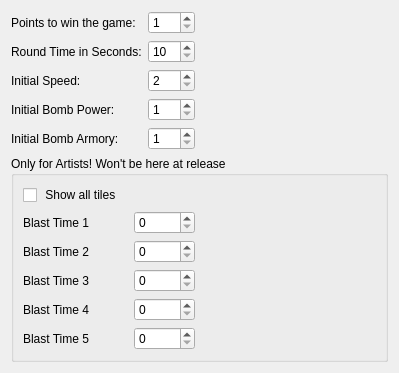
<?xml version="1.0" encoding="UTF-8"?>
<ui version="4.0">
 <class>GeneralSettings</class>
 <widget class="QWidget" name="GeneralSettings">
  <property name="geometry">
   <rect>
    <x>0</x>
    <y>0</y>
    <width>385</width>
    <height>330</height>
   </rect>
  </property>
  <layout class="QGridLayout" name="gridLayout">
   <item row="0" column="0">
    <layout class="QFormLayout" name="formLayout">
     <item row="0" column="0">
      <widget class="QLabel" name="label_2">
       <property name="text">
        <string>Points to win the game:</string>
       </property>
      </widget>
     </item>
     <item row="0" column="1">
      <widget class="QSpinBox" name="kcfg_PointsToWin">
       <property name="minimum">
        <number>1</number>
       </property>
       <property name="maximum">
        <number>20</number>
       </property>
      </widget>
     </item>
     <item row="1" column="0">
      <widget class="QLabel" name="label_3">
       <property name="text">
        <string>Round Time in Seconds:</string>
       </property>
      </widget>
     </item>
     <item row="1" column="1">
      <widget class="QSpinBox" name="kcfg_RoundTime">
       <property name="minimum">
        <number>10</number>
       </property>
       <property name="maximum">
        <number>600</number>
       </property>
      </widget>
     </item>
     <item row="2" column="0">
      <widget class="QLabel" name="label_4">
       <property name="text">
        <string>Initial Speed:</string>
       </property>
      </widget>
     </item>
     <item row="2" column="1">
      <widget class="QSpinBox" name="kcfg_InitialSpeed">
       <property name="minimum">
        <number>2</number>
       </property>
       <property name="maximum">
        <number>10</number>
       </property>
      </widget>
     </item>
     <item row="3" column="0">
      <widget class="QLabel" name="label_5">
       <property name="text">
        <string>Initial Bomb Power:</string>
       </property>
      </widget>
     </item>
     <item row="3" column="1">
      <widget class="QSpinBox" name="kcfg_InitialBombPower">
       <property name="minimum">
        <number>1</number>
       </property>
       <property name="maximum">
        <number>10</number>
       </property>
      </widget>
     </item>
     <item row="4" column="0">
      <widget class="QLabel" name="label_6">
       <property name="text">
        <string>Initial Bomb Armory:</string>
       </property>
      </widget>
     </item>
     <item row="4" column="1">
      <widget class="QSpinBox" name="kcfg_InitialBombArmory">
       <property name="minimum">
        <number>1</number>
       </property>
       <property name="maximum">
        <number>10</number>
       </property>
      </widget>
     </item>
    </layout>
   </item>
   <item row="0" column="1">
    <spacer name="horizontalSpacer">
     <property name="orientation">
      <enum>Qt::Horizontal</enum>
     </property>
     <property name="sizeHint" stdset="0">
      <size>
       <width>0</width>
       <height>20</height>
      </size>
     </property>
    </spacer>
   </item>
   <item row="1" column="0" colspan="2">
    <widget class="QGroupBox" name="groupBox">
     <property name="title">
      <string>Only for Artists! Won't be here at release</string>
     </property>
     <layout class="QGridLayout" name="gridLayout_2">
      <item row="0" column="0">
       <widget class="QCheckBox" name="kcfg_ShowAllTiles">
        <property name="text">
         <string> Show all tiles</string>
        </property>
       </widget>
      </item>
      <item row="2" column="0">
       <widget class="QLabel" name="label_9">
        <property name="text">
         <string>Blast Time 2</string>
        </property>
       </widget>
      </item>
      <item row="5" column="0">
       <widget class="QLabel" name="label_8">
        <property name="text">
         <string>Blast Time 3</string>
        </property>
       </widget>
      </item>
      <item row="5" column="2">
       <widget class="QSpinBox" name="kcfg_BlastTime3">
        <property name="maximum">
         <number>10000</number>
        </property>
       </widget>
      </item>
      <item row="1" column="2">
       <widget class="QSpinBox" name="kcfg_BlastTime1">
        <property name="maximum">
         <number>10000</number>
        </property>
       </widget>
      </item>
      <item row="2" column="2">
       <widget class="QSpinBox" name="kcfg_BlastTime2">
        <property name="maximum">
         <number>10000</number>
        </property>
       </widget>
      </item>
      <item row="2" column="3">
       <spacer name="horizontalSpacer_2">
        <property name="orientation">
         <enum>Qt::Horizontal</enum>
        </property>
        <property name="sizeHint" stdset="0">
         <size>
          <width>40</width>
          <height>20</height>
         </size>
        </property>
       </spacer>
      </item>
      <item row="1" column="0" colspan="2">
       <widget class="QLabel" name="label_7">
        <property name="text">
         <string>Blast Time 1</string>
        </property>
       </widget>
      </item>
      <item row="8" column="0">
       <widget class="QLabel" name="label_10">
        <property name="text">
         <string>Blast Time 5</string>
        </property>
       </widget>
      </item>
      <item row="8" column="2">
       <widget class="QSpinBox" name="kcfg_BlastTime5">
        <property name="maximum">
         <number>10000</number>
        </property>
       </widget>
      </item>
      <item row="6" column="2">
       <widget class="QSpinBox" name="kcfg_BlastTime4">
        <property name="maximum">
         <number>10000</number>
        </property>
       </widget>
      </item>
      <item row="6" column="0">
       <widget class="QLabel" name="label_11">
        <property name="text">
         <string>Blast Time 4</string>
        </property>
       </widget>
      </item>
     </layout>
    </widget>
   </item>
   <item row="2" column="0" colspan="2">
    <spacer name="verticalSpacer">
     <property name="orientation">
      <enum>Qt::Vertical</enum>
     </property>
     <property name="sizeHint" stdset="0">
      <size>
       <width>377</width>
       <height>62</height>
      </size>
     </property>
    </spacer>
   </item>
  </layout>
 </widget>
 <resources/>
 <connections/>
</ui>
